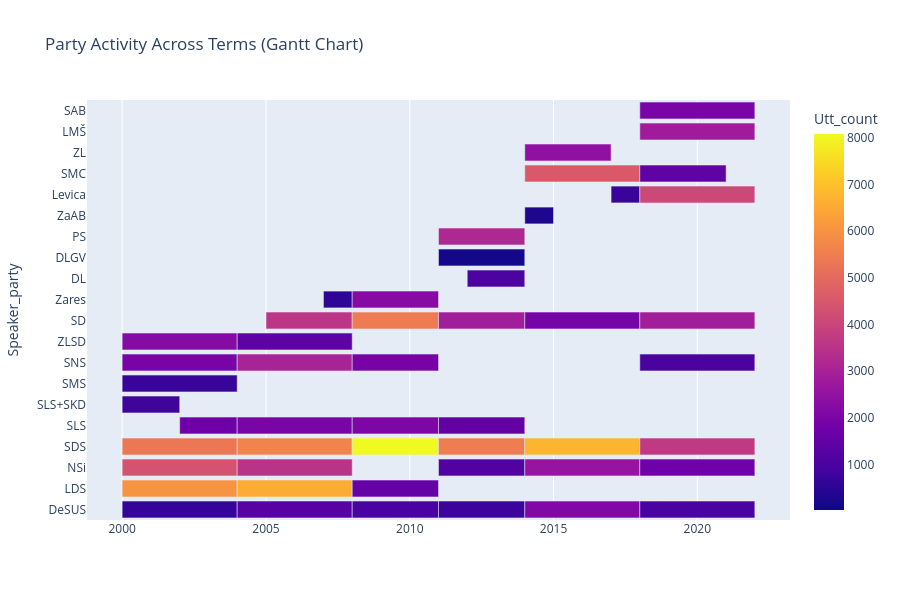

Notebook code cell kept with this figure:
### Code cell
import plotly.express as px
from PIL import Image

fig = px.timeline(
    activity,
    x_start="Start_year",
    x_end="End_year",
    y="Speaker_party",
    color="Utt_count",
    title="Party Activity Across Terms (Gantt Chart)",
    labels={"utt_count": "Utterance Count"}
)
fig.update_layout(
    height=600  # Set the height to your desired value
)
fig.write_html("../../Figures/Sentiment_Analysis/Parties/Party_activity_Gantt.html")
#fig.write_image("../../Figures/Sentiment_Analysis/Parties/Party_activity_Gantt.png")

#img = Image.open("../../Figures/Sentiment_Analysis/Parties/Party_activity_Gantt.png")
#img.save("../../Figures/Sentiment_Analysis/Parties/Party_activity_Gantt.pdf", "PDF")

fig.show()

### Figure 1 — Plotly figure (JSON) as saved in the notebook; plotly's stock layout.template omitted (floating-point values rounded to 4 significant figures)
{"data": [{"alignmentgroup": "True", "base": ["2000", "2000", "2000", "2000", "2002", "2000", "2000", "2000", "2000", "2004", "2004", "2004", "2005", "2004", "2004", "2004", "2004", "2007", "2008", "2008", "2008", "2008", "2008", "2008", "2008", "2012", "2011", "2011", "2011", "2011", "2011", "2011", "2011", "2014", "2014", "2017", "2014", "2014", "2014", "2014", "2014", "2014", "2018", "2018", "2018", "2018", "2018", "2018", "2018", "2018", "2018"], "hovertemplate": "Start_year=%{base}<br>End_year=%{x}<br>Speaker_party=%{y}<br>Utt_count=%{marker.color}<extra></extra>", "legendgroup": "", "marker": {"color": [666, 6036, 4375, 5330, 1719, 809, 705, 1935, 2201, 1282, 6531, 3502, 3579, 5656, 1969, 3040, 1398, 557, 989, 1533, 5439, 8082, 2041, 1910, 2233, 1053, 93, 753, 1176, 3189, 2865, 5479, 1484, 21, 2115, 697, 2567, 1918, 6740, 4556, 2434, 305, 987, 2810, 4105, 1738, 1955, 2862, 3688, 1450, 1017], "coloraxis": "coloraxis", "pattern": {"shape": ""}}, "name": "", "offsetgroup": "", "orientation": "h", "showlegend": false, "textposition": "auto", "type": "bar", "x": [126230400000, 126230400000, 126230400000, 126230400000, 63072000000, 63158400000, 126230400000, 126230400000, 126230400000, 126230400000, 126230400000, 126230400000, 94608000000, 126230400000, 126230400000, 126230400000, 126230400000, 31536000000, 94694400000, 94694400000, 94694400000, 94694400000, 94694400000, 94694400000, 94694400000, 63158400000, 94694400000, 94694400000, 94694400000, 94694400000, 94694400000, 94694400000, 94694400000, 0, 126230400000, 31536000000, 126230400000, 126230400000, 126230400000, 126230400000, 94694400000, 31536000000, 126230400000, 126230400000, 126230400000, 126230400000, 126230400000, 126230400000, 126230400000, 94694400000, 126230400000], "xaxis": "x", "y": ["DeSUS", "LDS", "NSi", "SDS", "SLS", "SLS+SKD", "SMS", "SNS", "ZLSD", "DeSUS", "LDS", "NSi", "SD", "SDS", "SLS", "SNS", "ZLSD", "Zares", "DeSUS", "LDS", "SD", "SDS", "SLS", "SNS", "Zares", "DL", "DLGV", "DeSUS", "NSi", "PS", "SD", "SDS", "SLS", "ZaAB", "DeSUS", "Levica", "NSi", "SD", "SDS", "SMC", "ZL", "ZaAB", "DeSUS", "LMŠ", "Levica", "NSi", "SAB", "SD", "SDS", "SMC", "SNS"], "yaxis": "y"}], "layout": {"barmode": "overlay", "coloraxis": {"colorbar": {"title": {"text": "Utt_count"}}, "colorscale": [[0, "#0d0887"], [0.1111, "#46039f"], [0.2222, "#7201a8"], [0.3333, "#9c179e"], [0.4444, "#bd3786"], [0.5556, "#d8576b"], [0.6667, "#ed7953"], [0.7778, "#fb9f3a"], [0.8889, "#fdca26"], [1, "#f0f921"]]}, "height": 600, "legend": {"tracegroupgap": 0}, "title": {"text": "Party Activity Across Terms (Gantt Chart)"}, "xaxis": {"anchor": "y", "domain": [0, 1], "type": "date"}, "yaxis": {"anchor": "x", "domain": [0, 1], "title": {"text": "Speaker_party"}}}}
